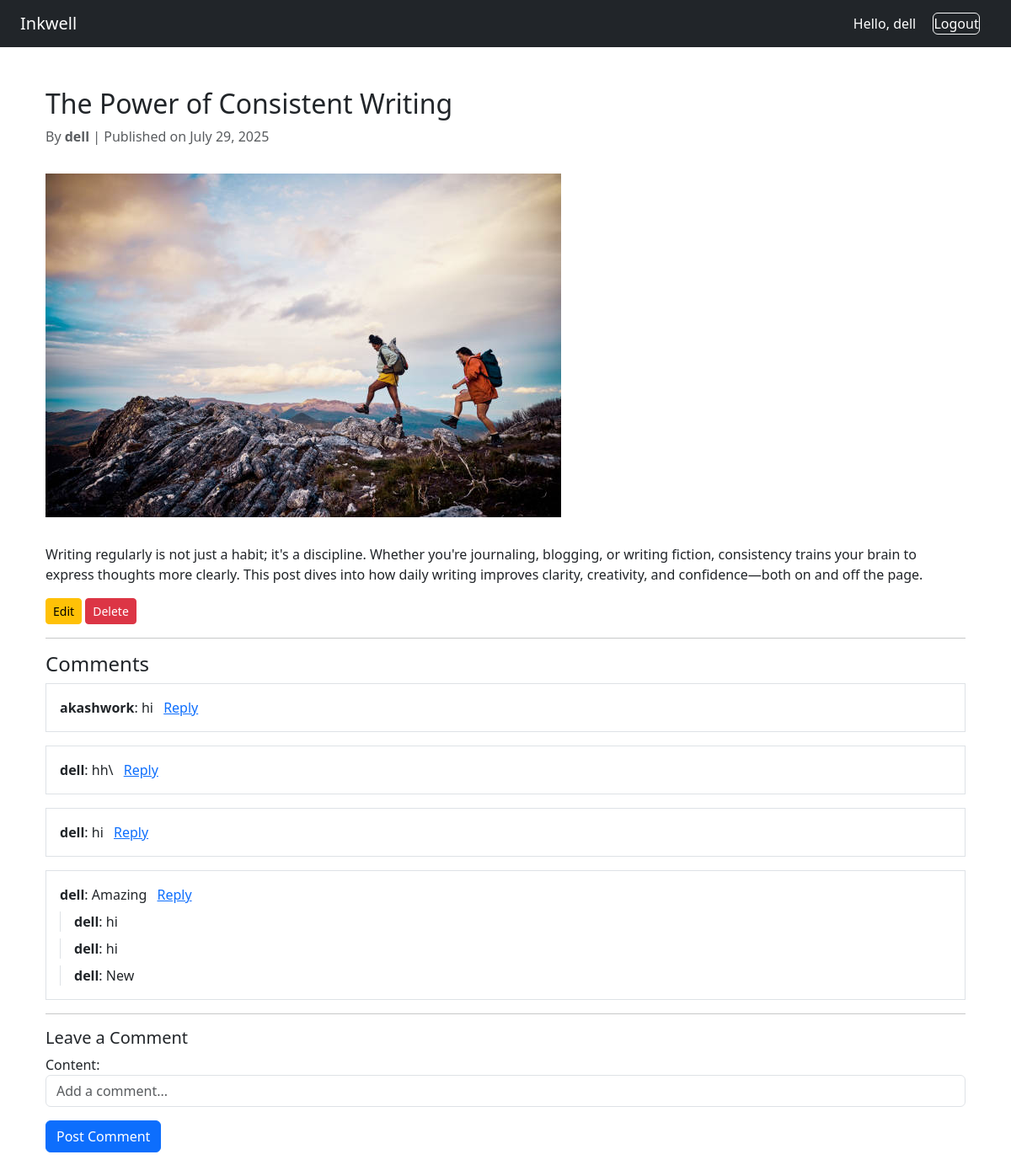
The app's page /detail/the-power-of-consistent-writing (signed in) with its own data.
### blogs/models.py (models this page shows, shortened)
class TimestampModel(models.Model):
    created_at = models.DateTimeField(auto_now_add=True)
    updated_at = models.DateTimeField(auto_now=True)
    class Meta:
        abstract = True

class BlogPost(TimestampModel):
    id = models.UUIDField(default=uuid.uuid4, unique=True, primary_key=True)
    title = models.CharField(max_length=250)
    image = models.ImageField(upload_to=GenerateImagePath())
    slug = models.SlugField(blank=True, unique=True)
    content = models.TextField()
    author = models.ForeignKey(
        Author, on_delete=models.SET_NULL, null=True, related_name="posts"
    )
    excerpt = models.CharField(max_length=500, blank=True, null=True)
    is_published = models.BooleanField(default=False)
    published_at = models.DateTimeField(null=True, blank=True)
    status = models.CharField(
        choices=Status.choices, default=Status.DRAFT, max_length=20
    )
    objects = models.Manager()
    publishes = PublishManger()
    class Meta:
        ordering = ["-created_at"]
        indexes = [
            models.Index(fields=["title"]),
            models.Index(fields=["is_published", "published_at"]),
        ]

class Author(TimestampModel):
    id = models.UUIDField(default=uuid.uuid4, unique=True, primary_key=True)
    user = models.OneToOneField(User, on_delete=models.CASCADE, related_name="author")
    first_name = models.CharField(max_length=250)
    last_name = models.CharField(max_length=250)
    email = models.EmailField(unique=True)
    class Meta:
        ordering = ["-created_at"]
        indexes = [models.Index(fields=["email"])]

class Comment(TimestampModel):
    id = models.UUIDField(default=uuid.uuid4, unique=True, primary_key=True)
    author = models.ForeignKey(
        Author,
        on_delete=models.SET_NULL,
        blank=True,
        null=True,
        related_name="comments",
    )
    content = models.TextField()
    parent = models.ForeignKey(
        "self", on_delete=models.CASCADE, null=True, blank=True, related_name="replies"
    )
    post = models.ForeignKey(
        BlogPost, on_delete=models.CASCADE, related_name="comments"
    )
    class Meta:
        ordering = ["-created_at"]

### blogs/views.py (the view, shortened to what this page needs)
# urls.py: path("detail/<slug:slug>", views.BlogDetailView.as_view(), name="blog_detail"),
@method_decorator(login_required, name="dispatch")
class BlogDetailView(DetailView):
    model = BlogPost
    template_name = "blogs/blog_detail.html"
    context_object_name = "blog"
    slug_field = "slug"
    slug_url_kwarg = "slug"
    def get_context_data(self, **kwargs):
        context = super().get_context_data(**kwargs)
        context["comments"] = self.object.comments.filter(
            parent__isnull=True
        ).prefetch_related("replies")
        context["comment_form"] = CommentForm()
        return context

### blogs/forms.py
class CommentForm(forms.ModelForm):
    class Meta:
        model = Comment
        fields = ["content"]
        widgets = {
            "content": forms.TextInput(
                attrs={"class": "form-control", "placeholder": "Add a comment..."}
            )
        }

### blogs/templates/blogs/blog_detail.html (shortened to what this page needs)
{% extends 'base.html' %}
{% block content %}
<div class="container my-4">
  <h2>{{ blog.title }}</h2>
  <p class="text-muted">
    By <strong>{{ blog.author.user.username }}</strong> |
    Published on {{ blog.published_at|date:"F d, Y" }}
  </p>
  {% if blog.image %}
    <img src="{{ blog.image.url }}" class="img-fluid im my-3" alt="Blog Image">
  {% endif %}
  <p>{{ blog.content|linebreaks }}</p>
  {% if blog.author == request.user.author or request.user.is_superuser %}
    <a href="{% url 'blogs:blog_edit' blog.slug %}" class="btn btn-warning btn-sm">Edit</a>
    <a href="{% url 'blogs:blog_delete' blog.slug %}" class="btn btn-danger btn-sm">Delete</a>
  {% endif %}
  <hr>
  <h4>Comments</h4>
  {% for comment in comments %}
    <div class="border p-3 mb-3">
      <strong>{{ comment.author.user.username }}</strong>: {{ comment.content }}
      <a href="#" class="reply-toggle text-primary ms-2" data-id="{{ comment.id }}">Reply</a>
      {% for reply in comment.replies.all %}
        <div class="border-start ps-3 mt-2">
          <strong>{{ reply.author.user.username }}</strong>: {{ reply.content }}
        </div>
      {% endfor %}
    </div>
  {% empty %}
    <p>No comments yet. Be the first to comment!</p>
  {% endfor %}
  <hr>
  <h5>Leave a Comment</h5>
  <form method="post">
    {{ comment_form.as_p }}
    <button type="submit" class="btn btn-primary">Post Comment</button>
  </form>
</div>
{% endblock %}

### templates/base.html (shortened to what this page needs)
{% load static %}
<!DOCTYPE html>
<html lang="en">
  <head>
    <link
    href = "{% static 'css/bootstrap.min.css' %}"
      rel="stylesheet"
    />
  </head>
  <body>
    <nav class="navbar navbar-expand-lg navbar-dark bg-dark px-4">
      <a class="navbar-brand" href="{% url 'blogs:blog_list' %}">Inkwell</a>
      <div class="ms-auto">
        {% if user.is_authenticated %}
        <span class="text-white me-3">Hello, {{ user.username }}</span>
       <form method="post" action="{% url 'account:logout' %}" style="display: inline;">
        <button type="submit" class="btn btn-outline-light p-0 m-0 align-baseline" style="color: #fff;">
            Logout
        </button>
        </form>
        {% endif %}
      </div>
    </nav>
    <div class="container py-4">
       {% block content %}{% endblock %}
    </div>
  </body>
</html>

### records on screen
BlogPost: title "The Power of Consistent Writing", author.user.username "dell", published_at "July 29, 2025", image (picture), content "Writing regularly is not just a habit; it's a discipline. Whether you're journaling, blogging, or writing fiction, consistency trains your brain to express thoughts more clearly. This post dives into how daily writing improves clarity, creativity, and confidence—both on and off the page."
Comment: author.user.username "akashwork", content "hi"
Comment: author.user.username "dell", content "hh\\"
Comment: author.user.username "dell", content "hi"
Comment: author.user.username "dell", content "Amazing"
Comment: author.user.username "dell", content "hi"
Comment: author.user.username "dell", content "hi"
Comment: author.user.username "dell", content "New"

### other values on screen
{{ user.username }} "dell"
